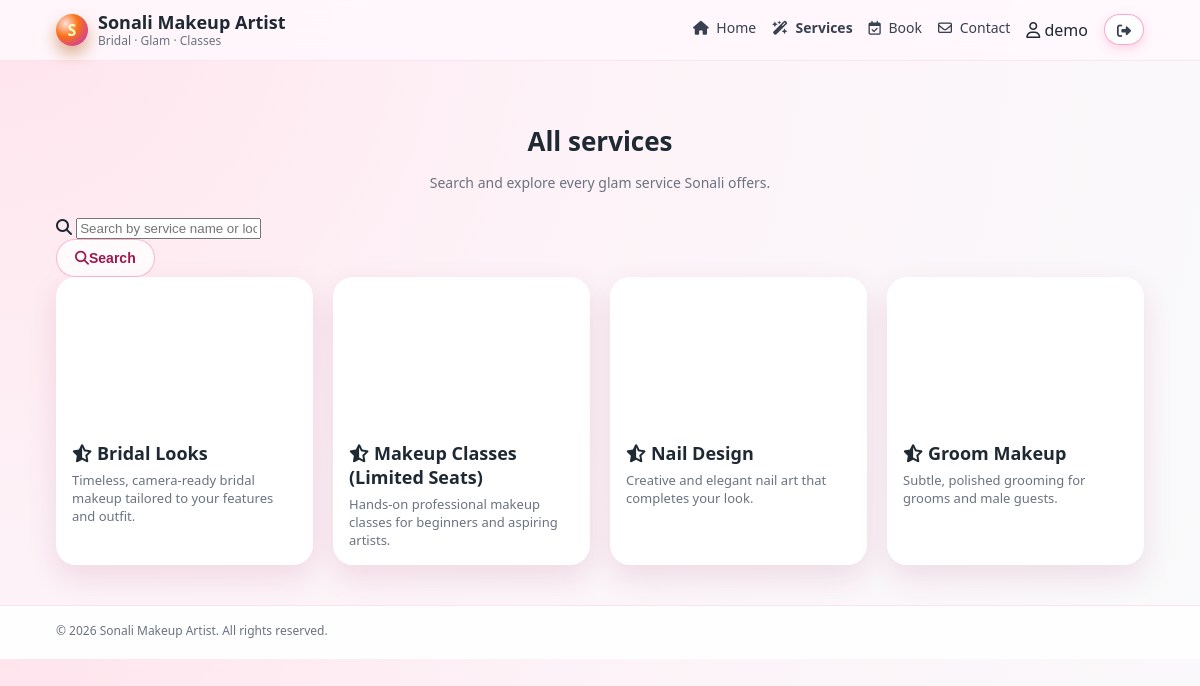
Page /services.php (signed in) on the committed database.
### tables this page shows
CREATE TABLE IF NOT EXISTS services (
    id INT AUTO_INCREMENT PRIMARY KEY,
    title VARCHAR(100) NOT NULL,
    description TEXT,
    image_url VARCHAR(255),
    is_active TINYINT(1) DEFAULT 1,
    sort_order INT DEFAULT 0
);

### services.php (the view, shortened to what this page needs)
<?php
require_once __DIR__ . '/db.php';
$query = isset($_GET['q']) ? trim($_GET['q']) : '';
if ($query !== '') {
    $like = '%' . $query . '%';
    $stmt = $mysqli->prepare('SELECT id, title, description, image_url FROM services WHERE is_active = 1 AND (title LIKE ? OR description LIKE ?) ORDER BY sort_order, id');
    $stmt->bind_param('ss', $like, $like);
} else {
    $stmt = $mysqli->prepare('SELECT id, title, description, image_url FROM services WHERE is_active = 1 ORDER BY sort_order, id');
}
$stmt->execute();
$result = $stmt->get_result();
$services = $result->fetch_all(MYSQLI_ASSOC);
?>
<!DOCTYPE html>
<html lang="en">
<head>
    <link rel="stylesheet" href="style.css">
    <link rel="stylesheet" href="https://cdnjs.cloudflare.com/ajax/libs/font-awesome/6.5.1/css/all.min.css">
</head>
<body class="site-body">
    <header class="site-header">
        <div class="container">
            <div class="brand">
                <span class="brand-mark">S</span>
                <div class="brand-text">
                    <div class="brand-name">Sonali Makeup Artist</div>
                    <div class="brand-tagline">Bridal · Glam · Classes</div>
                </div>
            </div>
            <nav class="nav">
                <a href="index.php"><i class="fa-solid fa-house nav-icon"></i> Home</a>
                <a href="services.php" class="nav-active"><i class="fa-solid fa-wand-magic-sparkles nav-icon"></i> Services</a>
                <a href="index.php#book"><i class="fa-regular fa-calendar-check nav-icon"></i> Book</a>
                <a href="index.php#contact"><i class="fa-regular fa-envelope nav-icon"></i> Contact</a>
                <span class="nav-user"><i class="fa-regular fa-user"></i> <?= htmlspecialchars($_SESSION['user_username'] ?? '') ?></span>
                <a href="user_logout.php" class="nav-admin"><i class="fa-solid fa-right-from-bracket"></i></a>
            </nav>
        </div>
    </header>
    <main>
        <section class="section">
            <div class="container">
                <div class="section-header">
                    <h2>All services</h2>
                    <p>Search and explore every glam service Sonali offers.</p>
                </div>
                <form class="service-search" method="get" action="services.php">
                    <div class="search-input-wrap">
                        <i class="fa-solid fa-magnifying-glass search-icon"></i>
                        <input
                            type="text"
                            name="q"
                            value="<?= htmlspecialchars($query) ?>"
                            placeholder="Search by service name or look (e.g. bridal, HD, party)"
                        />
                    </div>
                    <button type="submit" class="btn-ghost search-btn"><i class="fa-solid fa-search"></i> Search</button>
                </form>
                <div class="card-grid">
                    <?php if (empty($services)): ?>
                        <p>No services match your search.</p>
                    <?php else: ?>
                        <?php foreach ($services as $service): ?>
                            <article class="service-card service-card-detailed">
                                <div class="service-image" style="background-image: url('<?=
                                    htmlspecialchars($service['image_url'] ?: 'images/placeholder.jpg', ENT_QUOTES)
                                ?>');"></div>
                                <div class="service-body">
                                    <h3><i class="fa-solid fa-star-half-stroke"></i> <?= htmlspecialchars($service['title']) ?></h3>
                                    <p><?= htmlspecialchars($service['description']) ?></p>
                                </div>
                            </article>
                        <?php endforeach; ?>
                    <?php endif; ?>
                </div>
            </div>
        </section>
    </main>
    <footer class="site-footer">
        <div class="container">
            <span>© <?= date('Y') ?> Sonali Makeup Artist. All rights reserved.</span>
        </div>
    </footer>
</body>
</html>

### style.css (style rules this page uses)
body { margin: 0; font-family: system-ui, -apple-system, BlinkMacSystemFont, "Segoe UI", sans-serif; background: radial-gradient(circle at top left, #ffe4ec 0, #fdf2f7 40%, #f9fafb 100%); color: #1f2933; scroll-behavior: smooth; }
.site-body { background: radial-gradient(circle at top left, #ffe4ec 0, #fdf2f7 40%, #f9fafb 100%); }
.container { width: 100%; max-width: 1120px; margin: 0 auto; padding: 0 16px; box-sizing: border-box; }
.site-header { position: sticky; top: 0; z-index: 20; backdrop-filter: blur(16px); background: rgba(255, 248, 252, 0.9); border-bottom: 1px solid rgba(248, 113, 166, 0.15); }
.site-header .container { display: flex; align-items: center; justify-content: space-between; padding-block: 12px; }
.brand { display: flex; align-items: center; gap: 10px; }
.brand-mark { width: 32px; height: 32px; border-radius: 999px; background: radial-gradient(circle at 30% 30%, #fee2e2, #f97316 40%, #c026d3 100%); display: inline-flex; align-items: center; justify-content: center; font-weight: 700; color: #fef9c3; box-shadow: 0 8px 16px rgba(180, 83, 9, 0.45); }
.brand-text { display: flex; flex-direction: column; line-height: 1.2; }
.brand-name { font-weight: 700; font-size: 18px; }
.brand-tagline { font-size: 12px; color: #6b7280; }
.nav { display: flex; gap: 16px; align-items: center; }
.nav a { font-size: 14px; color: #374151; text-decoration: none; position: relative; padding-bottom: 4px; }
.nav a .nav-icon { margin-right: 4px; }
.nav-active { font-weight: 600; }
.nav a::after { content: ""; position: absolute; left: 0; bottom: 0; width: 0; height: 2px; background: linear-gradient(90deg, #ec4899, #f97316); border-radius: 999px; transition: width 0.15s ease; }
.nav-admin { padding: 6px 12px; border-radius: 999px; border: 1px solid rgba(248, 113, 166, 0.6); background: rgba(255, 255, 255, 0.9); box-shadow: 0 4px 10px rgba(248, 113, 166, 0.25); }
.btn-primary, .btn-ghost { display: inline-flex; align-items: center; justify-content: center; padding: 10px 18px; border-radius: 999px; font-size: 14px; font-weight: 600; border: none; cursor: pointer; text-decoration: none; transition: transform 0.12s ease, box-shadow 0.12s ease, background 0.12s ease, color 0.12s ease; }
.btn-ghost { background: rgba(255, 255, 255, 0.8); color: #9d174d; border: 1px solid rgba(248, 113, 166, 0.5); }
.section { padding: 40px 0; animation: fadeUp 0.6s ease-out both; }
.section-header { text-align: center; margin-bottom: 24px; }
.section-header h2 { font-size: 26px; margin-bottom: 6px; }
.section-header p { color: #6b7280; font-size: 14px; }
.card-grid { display: grid; grid-template-columns: repeat(auto-fit, minmax(220px, 1fr)); gap: 20px; }
.service-card { background: #ffffff; border-radius: 20px; overflow: hidden; box-shadow: 0 12px 30px rgba(148, 27, 81, 0.12); transform: translateY(0) scale(1); transform-origin: center; transition: transform 0.22s ease, box-shadow 0.22s ease, background 0.22s ease; cursor: pointer; }
.service-image { height: 150px; background-size: cover; background-position: center; background-repeat: no-repeat; }
.service-body { padding: 14px 16px 16px; }
.service-body h3 { margin: 0 0 6px; font-size: 18px; }
.service-body p { margin: 0; font-size: 13px; color: #6b7280; }
.site-footer { padding: 16px 0 20px; border-top: 1px solid rgba(248, 113, 166, 0.2); background: rgba(255, 255, 255, 0.9); font-size: 12px; color: #6b7280; }

### rows in the picture
services: title "Bridal Looks", description "Timeless, camera-ready bridal makeup tailored to your features and outfit."
services: title "Makeup Classes (Limited Seats)", description "Hands-on professional makeup classes for beginners and aspiring artists."
services: title "Nail Design", description "Creative and elegant nail art that completes your look."
services: title "Groom Makeup", description "Subtle, polished grooming for grooms and male guests."

### other values in the picture
$_SESSION['user_username'] "demo"
